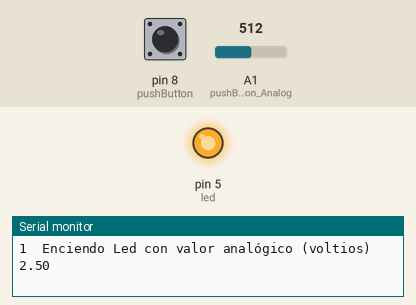
The sketch below on a simulated Arduino Uno, built with avr-gcc and run on an emulated ATmega328P. On the bench: output pins drawn as LEDs (lit = HIGH), the last lines printed to the serial monitor. The test bench sets the inputs (shaded band); at power-on: pin 8 (pushButton) HIGH, A1 (pushButton_Analog) = 512.

Above: at 1.2 s.
1.3 s: pin 8 (pushButton) pulled LOW for 0.25 s
At 1.51 s:
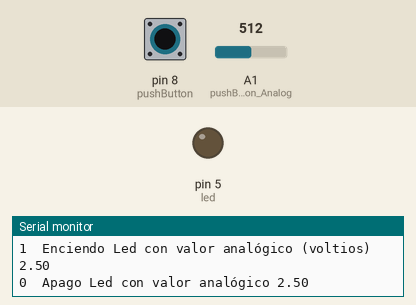
3.1 s: pin 8 (pushButton) pulled LOW for 3.2 s
At 7.4 s:
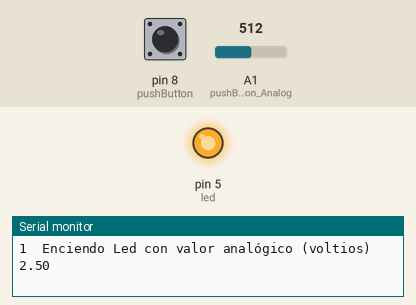
Timing chart, 0 to 8.9 s (numbered marks = the images above; inputs shaded):
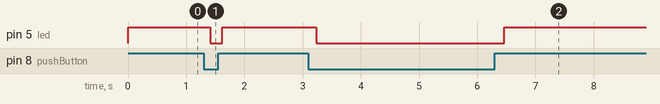

Measured:
- after the input at 1.3 s, pin 5 (led): HIGH → LOW after 0.11 s, → HIGH 0.20 s later
- after the input at 3.1 s, pin 5 (led): HIGH → LOW after 0.13 s, → HIGH 3.2 s later

The sketch:

15a-Pulsador_led_PLC.ino
```cpp
int pushButton = 8;
int pushButton_Analog = A1;
int led = 5; // LED que responderá a la pulsación

int buttonState = 0;  // Estado del pulsador
int buttonAnalog = 0;  // Lectura analógica del pulsador

void setup() {
  Serial.begin(9600);
  pinMode(pushButton, INPUT);
  pinMode(led, OUTPUT);
}

void loop() {
  buttonState = digitalRead(pushButton);
  buttonAnalog = analogRead(pushButton_Analog);
  Serial.print(buttonState);
  delay(1);

  if (buttonState == LOW) {   // Button NOT pressed
    digitalWrite(led, LOW);
    Serial.print("  Apago Led con valor analógico ");
  }
  else {
    digitalWrite(led, HIGH);  // // Button pressed
    Serial.print("\tEnciendo Led con valor analógico (voltios) ");
  }
  Serial.println((float)buttonAnalog/1023*5);
  delay(200);
}
```
